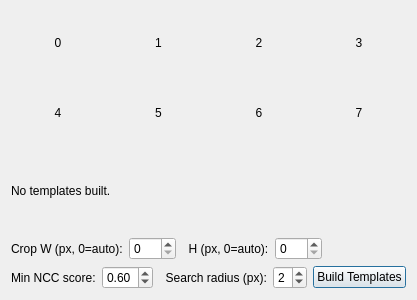
<?xml version="1.0" encoding="UTF-8"?>
<ui version="4.0">
 <class>RomTemplateDialog</class>
 <widget class="QDialog" name="RomTemplateDialog">
  <property name="geometry">
   <rect>
    <x>0</x>
    <y>0</y>
    <width>400</width>
    <height>300</height>
   </rect>
  </property>
  <property name="windowTitle">
   <string>Template Images</string>
  </property>
  <layout class="QVBoxLayout" name="verticalLayout">
   <item>
    <layout class="QGridLayout" name="gridLayout">
     <item row="0" column="0">
      <widget class="QLabel" name="keyLabel_0">
       <property name="text"><string>0</string></property>
       <property name="alignment"><set>Qt::AlignCenter</set></property>
       <property name="minimumSize"><size><width>64</width><height>64</height></size></property>
      </widget>
     </item>
     <item row="0" column="1">
      <widget class="QLabel" name="keyLabel_1">
       <property name="text"><string>1</string></property>
       <property name="alignment"><set>Qt::AlignCenter</set></property>
       <property name="minimumSize"><size><width>64</width><height>64</height></size></property>
      </widget>
     </item>
     <item row="0" column="2">
      <widget class="QLabel" name="keyLabel_2">
       <property name="text"><string>2</string></property>
       <property name="alignment"><set>Qt::AlignCenter</set></property>
       <property name="minimumSize"><size><width>64</width><height>64</height></size></property>
      </widget>
     </item>
     <item row="0" column="3">
      <widget class="QLabel" name="keyLabel_3">
       <property name="text"><string>3</string></property>
       <property name="alignment"><set>Qt::AlignCenter</set></property>
       <property name="minimumSize"><size><width>64</width><height>64</height></size></property>
      </widget>
     </item>
     <item row="1" column="0">
      <widget class="QLabel" name="keyLabel_4">
       <property name="text"><string>4</string></property>
       <property name="alignment"><set>Qt::AlignCenter</set></property>
       <property name="minimumSize"><size><width>64</width><height>64</height></size></property>
      </widget>
     </item>
     <item row="1" column="1">
      <widget class="QLabel" name="keyLabel_5">
       <property name="text"><string>5</string></property>
       <property name="alignment"><set>Qt::AlignCenter</set></property>
       <property name="minimumSize"><size><width>64</width><height>64</height></size></property>
      </widget>
     </item>
     <item row="1" column="2">
      <widget class="QLabel" name="keyLabel_6">
       <property name="text"><string>6</string></property>
       <property name="alignment"><set>Qt::AlignCenter</set></property>
       <property name="minimumSize"><size><width>64</width><height>64</height></size></property>
      </widget>
     </item>
     <item row="1" column="3">
      <widget class="QLabel" name="keyLabel_7">
       <property name="text"><string>7</string></property>
       <property name="alignment"><set>Qt::AlignCenter</set></property>
       <property name="minimumSize"><size><width>64</width><height>64</height></size></property>
      </widget>
     </item>
    </layout>
   </item>
   <item>
    <widget class="QLabel" name="statusLabel">
     <property name="text"><string>No templates built.</string></property>
     <property name="wordWrap"><bool>true</bool></property>
    </widget>
   </item>
   <item>
    <layout class="QHBoxLayout" name="dimLayout">
     <item>
      <widget class="QLabel" name="templateWLabel">
       <property name="text"><string>Crop W (px, 0=auto):</string></property>
      </widget>
     </item>
     <item>
      <widget class="QSpinBox" name="templateWSpinBox">
       <property name="minimum"><number>0</number></property>
       <property name="maximum"><number>512</number></property>
       <property name="singleStep"><number>4</number></property>
       <property name="value"><number>0</number></property>
      </widget>
     </item>
     <item>
      <widget class="QLabel" name="templateHLabel">
       <property name="text"><string>  H (px, 0=auto):</string></property>
      </widget>

     </item>
     <item>
      <widget class="QSpinBox" name="templateHSpinBox">
       <property name="minimum"><number>0</number></property>
       <property name="maximum"><number>512</number></property>
       <property name="singleStep"><number>4</number></property>
       <property name="value"><number>0</number></property>
      </widget>
     </item>
     <item>
      <spacer name="dimSpacer">
       <property name="orientation"><enum>Qt::Horizontal</enum></property>
       <property name="sizeHint" stdset="0"><size><width>40</width><height>20</height></size></property>
      </spacer>
     </item>
    </layout>
   </item>
   <item>
    <layout class="QHBoxLayout" name="thresholdLayout">
     <item>
      <widget class="QLabel" name="thresholdLabel">
       <property name="text"><string>Min NCC score:</string></property>
      </widget>
     </item>
     <item>
      <widget class="QDoubleSpinBox" name="nccThresholdSpinBox">
       <property name="minimum"><double>0.000000</double></property>
       <property name="maximum"><double>1.000000</double></property>
       <property name="singleStep"><double>0.050000</double></property>
       <property name="value"><double>0.600000</double></property>
      </widget>
     </item>
     <item>
      <widget class="QLabel" name="searchRadiusLabel">
       <property name="text"><string>  Search radius (px):</string></property>
      </widget>
     </item>
     <item>
      <widget class="QSpinBox" name="searchRadiusSpinBox">
       <property name="minimum"><number>0</number></property>
       <property name="maximum"><number>8</number></property>
       <property name="value"><number>2</number></property>
      </widget>
     </item>
     <item>
      <spacer name="horizontalSpacer">
       <property name="orientation"><enum>Qt::Horizontal</enum></property>
       <property name="sizeHint" stdset="0"><size><width>40</width><height>20</height></size></property>
      </spacer>
     </item>
     <item>
      <widget class="QPushButton" name="buildButton">
       <property name="text"><string>Build Templates</string></property>
      </widget>
     </item>
    </layout>
   </item>
  </layout>
 </widget>
 <resources/>
 <connections/>
</ui>
